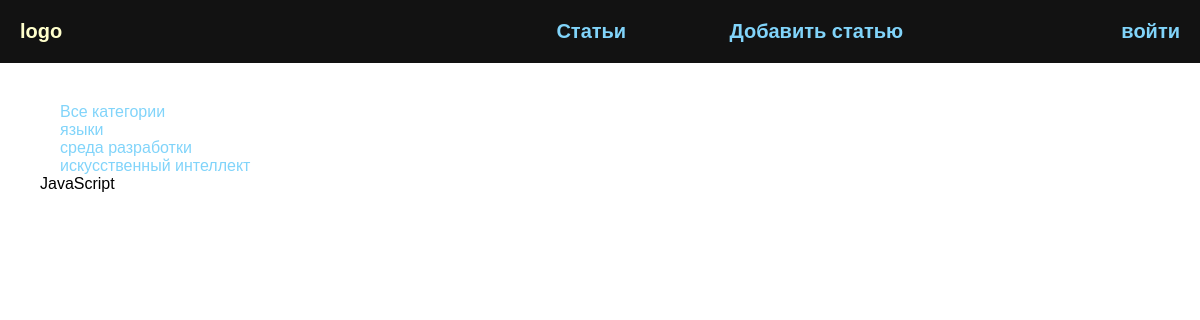
The app's page /post/javascript/ with its own data.
### blog/models.py (models this page shows, shortened)
class Category(models.Model):
    name = models.CharField(max_length=255, verbose_name='Категория')
    slug = models.SlugField(max_length=255, unique=True, verbose_name='URL')
    def get_absolute_url(self):
        return reverse('category', kwargs={'category_slug': self.slug})
    class Meta:
        verbose_name = "категорию"
        verbose_name_plural = "Категории"

class Blog(models.Model):
    title = models.CharField(max_length=255, verbose_name='Название')
    slug = models.SlugField(max_length=255, unique=True, verbose_name='URL')
    content = models.TextField(blank=True, verbose_name='Контент')
    photo = models.ImageField(upload_to="photos/%Y/%m/%d/", blank=True, verbose_name='Фото')
    time_created = models.DateTimeField(auto_now_add=True)
    time_update = models.DateTimeField(auto_now=True)
    is_published = models.BooleanField(default=True, verbose_name='Опубликовано')
    urls_wiki = models.URLField(max_length=255, blank=True, verbose_name='Википедия')
    category = models.ForeignKey('Category', on_delete=models.PROTECT, verbose_name='Категория')
    def __str__(self):
        return self.title
    class Meta:
        verbose_name = "новость"
        verbose_name_plural = "Новости"
        ordering = ['-time_created']

### blog/views.py (the view)
# urls.py: path('post/<slug:post_slug>/', ShowPost.as_view(), name='post'),
class ShowPost(DetailView):
    model = Blog
    template_name = "blog/post.html"
    slug_url_kwarg = "post_slug"
    context_object_name = "post"
    def get_context_data(self, *, object_list=None, **kwargs):
        context = super().get_context_data(**kwargs)
        context['title'] = context['post']
        context['menu'] = menu
        return context

### blog/templatetags/blog_tags.py (called while the page is built)
@register.inclusion_tag("blog/list_categories.html")
def show_categories(sort=None, cat_selected=0):
    if not sort:
        cats = Category.objects.all()
    else:
        cats = Category.objects.order_by(sort)
    return {"cats": cats, "cat_selected": cat_selected}

### blog/templates/blog/post.html
{% extends 'blog/base.html' %}
{% block content %}
{{ post.title }}
{% endblock %}

### blog/templates/blog/list_categories.html
{% for c in cats %}
    {% if c.pk == cat_selected %}
        <li class="selected">{{ c.name }}</li>
    {% else %}
        <li><a href="{{ c.get_absolute_url }}">{{ c.name }}</a></li>
    {% endif %}
{% endfor %}

### blog/static/css/style.css (style rules this page uses)
body { margin: 0; padding: 0; background-image: url('https://i.pinimg.com/originals/c4/1f/48/c41f48f62566256824004d7d1c6a4cd3.jpg'); background-size: cover; background-repeat: no-repeat; background-position: center; font-family: Verdana, Geneva, Tahoma, sans-serif; height: 100vh; }
a { color: #81d4fa; text-decoration: none; padding: 20px; }

### records on screen
Category: name "языки"
Category: name "среда разработки"
Category: name "искусственный интеллект"
Blog: title "JavaScript"

### other values on screen
{{ m.title }} "Статьи" "Добавить статью" "войти"
